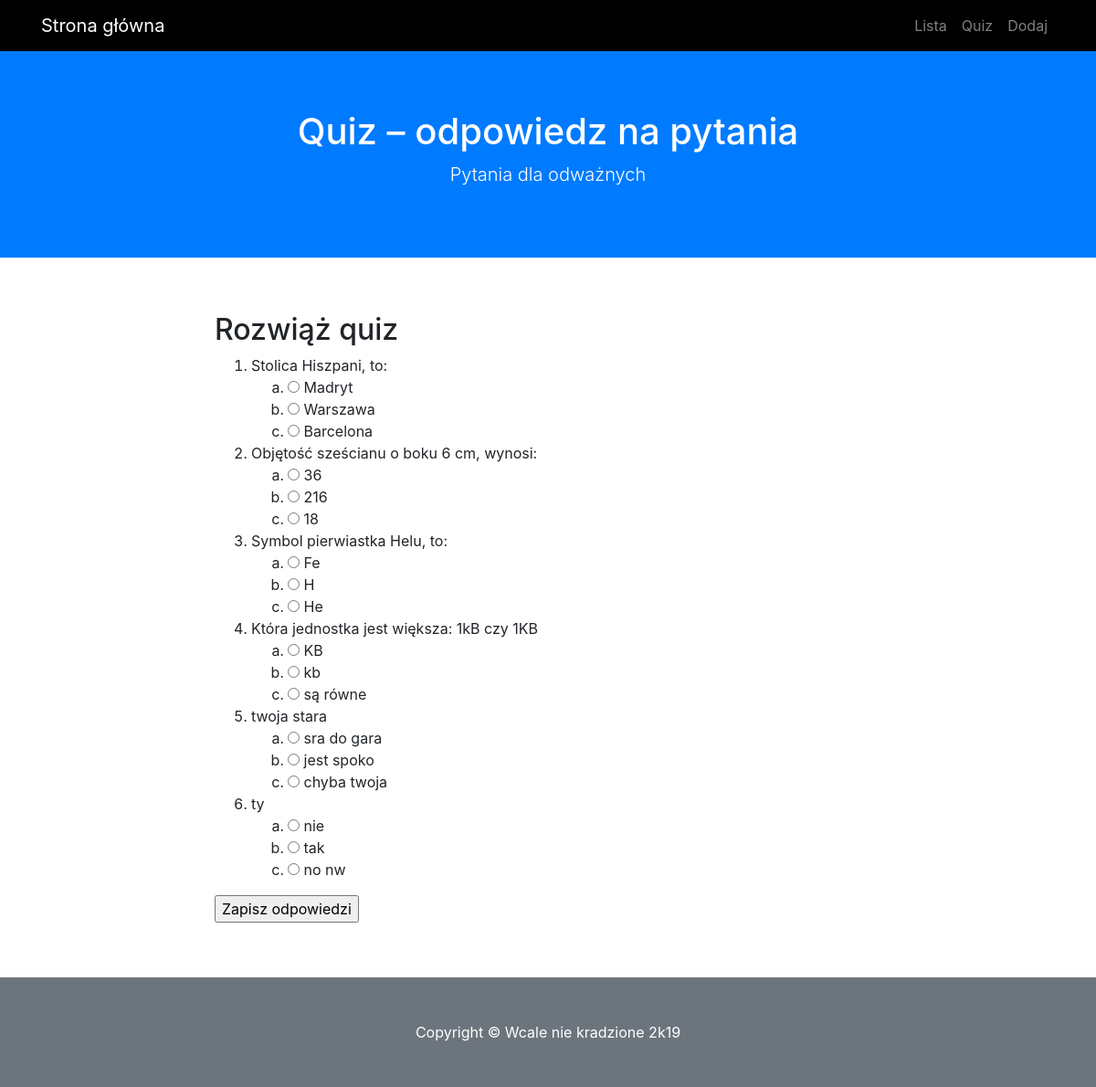
The app's page /quiz, older data.
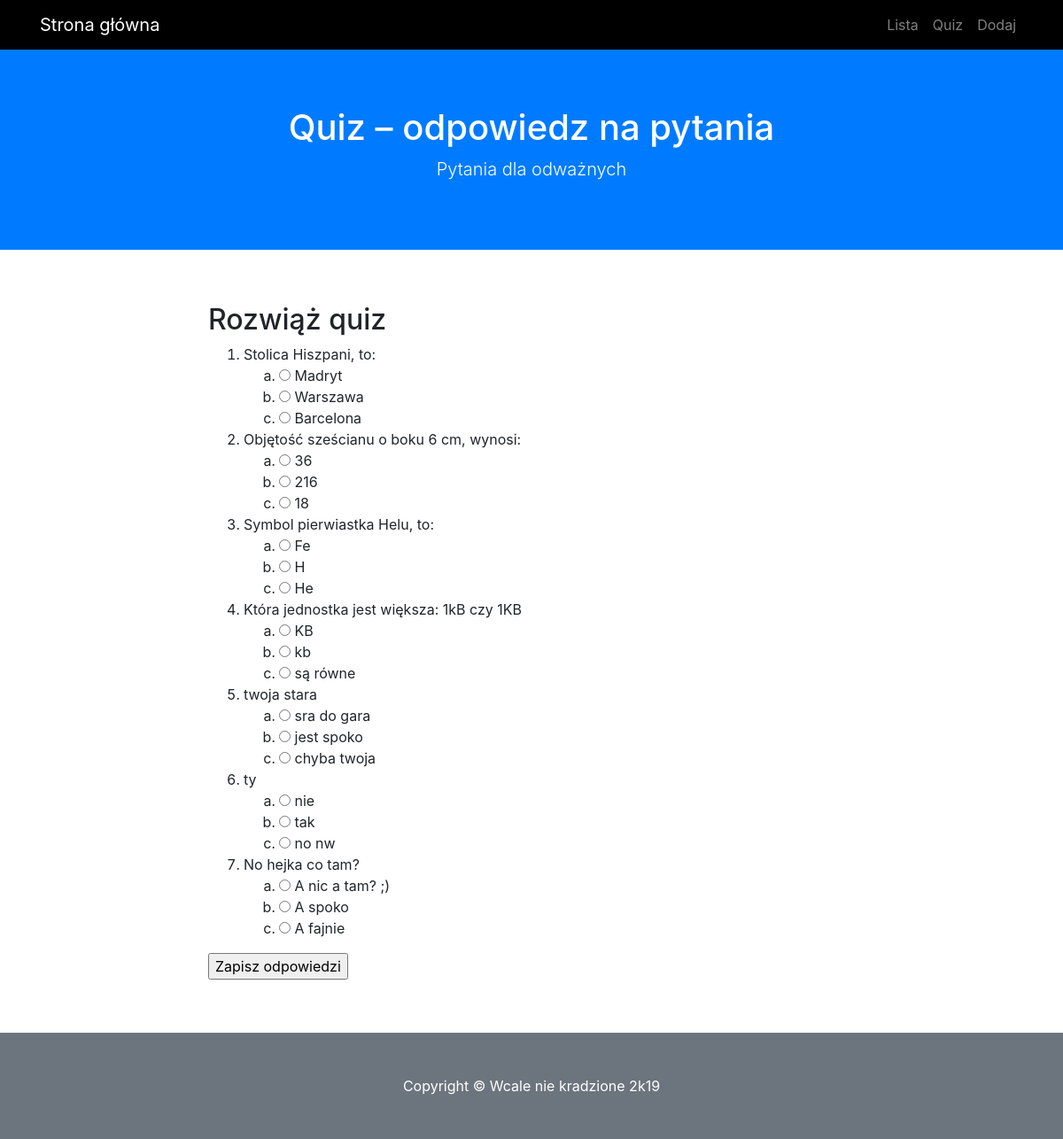
The same page, newer data.
### modele.py (models this page shows)
class BazaModel(Model):
    class Meta:
        database = baza

class Pytanie(BazaModel):
    pytanie = CharField(null=False)
    kategoria = ForeignKeyField(Kategoria, related_name='pytania')

class Odpowiedz(BazaModel):
    odpowiedz = CharField(null=False)
    pytanie = ForeignKeyField(Pytanie, related_name='odpowiedzi')
    odpok = IntegerField(default=0)

### views.py (the view)
@app.route('/quiz', methods = ['GET', 'POST'])
def quiz():
    print(request.form)
    if request.method == 'POST':
        wynik = 0
        for pid, oid in request.form.items():
            odp = Odpowiedz().get(Odpowiedz.id == int(oid)).odpok
            if odp:
                wynik += 1
    pytania = Pytanie.select().join(Odpowiedz).distinct().order_by(Pytanie.id)
    return render_template('quiz.html', query = pytania)

### app.py (called while the page is built)
@app.before_request
def before_request():
    g.db = baza
    g.db.connect(reuse_if_open=True)

@app.after_request
def after_request(response):
    g.db.close()
    return response

### templates/quiz.html (shortened to what this page needs)
{% extends "szablon.html" %}
{% block h1 %}Quiz – odpowiedz na pytania{% endblock %}
{% block tresc %}
    <h2>Rozwiąż quiz</h2>
    <form method="POST">
    <ol>
    {% for p in query %}
        <li>{{ p.pytanie }}
        <ol class="alfabet">
        {% for o in p.odpowiedzi %}
            <li>
                <input type="radio" value="{{ o.id }}" name="{{ p.id }}">
                {{ o.odpowiedz }}
            </li>
        {% endfor %}
        </ol>
        </li>
    {% endfor %}
    </ol>
    <input type="submit" value="Zapisz odpowiedzi">
    </form>
{% endblock %}

Row changes from the older to the newer data that the page shows:
added Pytanie: pytanie "No hejka co tam?"
added Odpowiedz: odpowiedz "A nic a tam? ;)", shown under "No hejka co tam?"
added Odpowiedz: odpowiedz "A spoko", shown under "No hejka co tam?"
added Odpowiedz: odpowiedz "A fajnie", shown under "No hejka co tam?"
